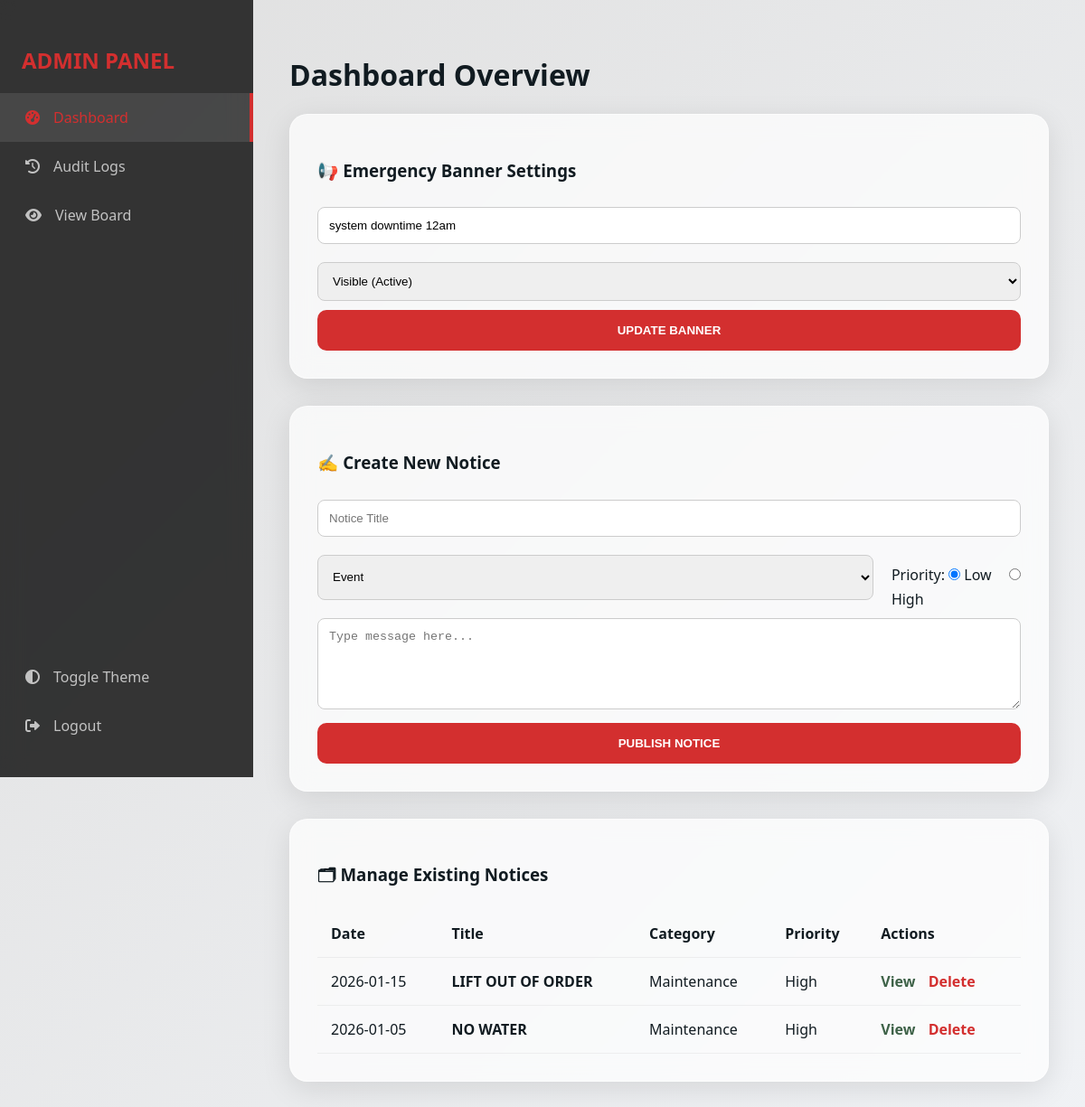
Before: /admin_post.php (signed in) with the older database file.
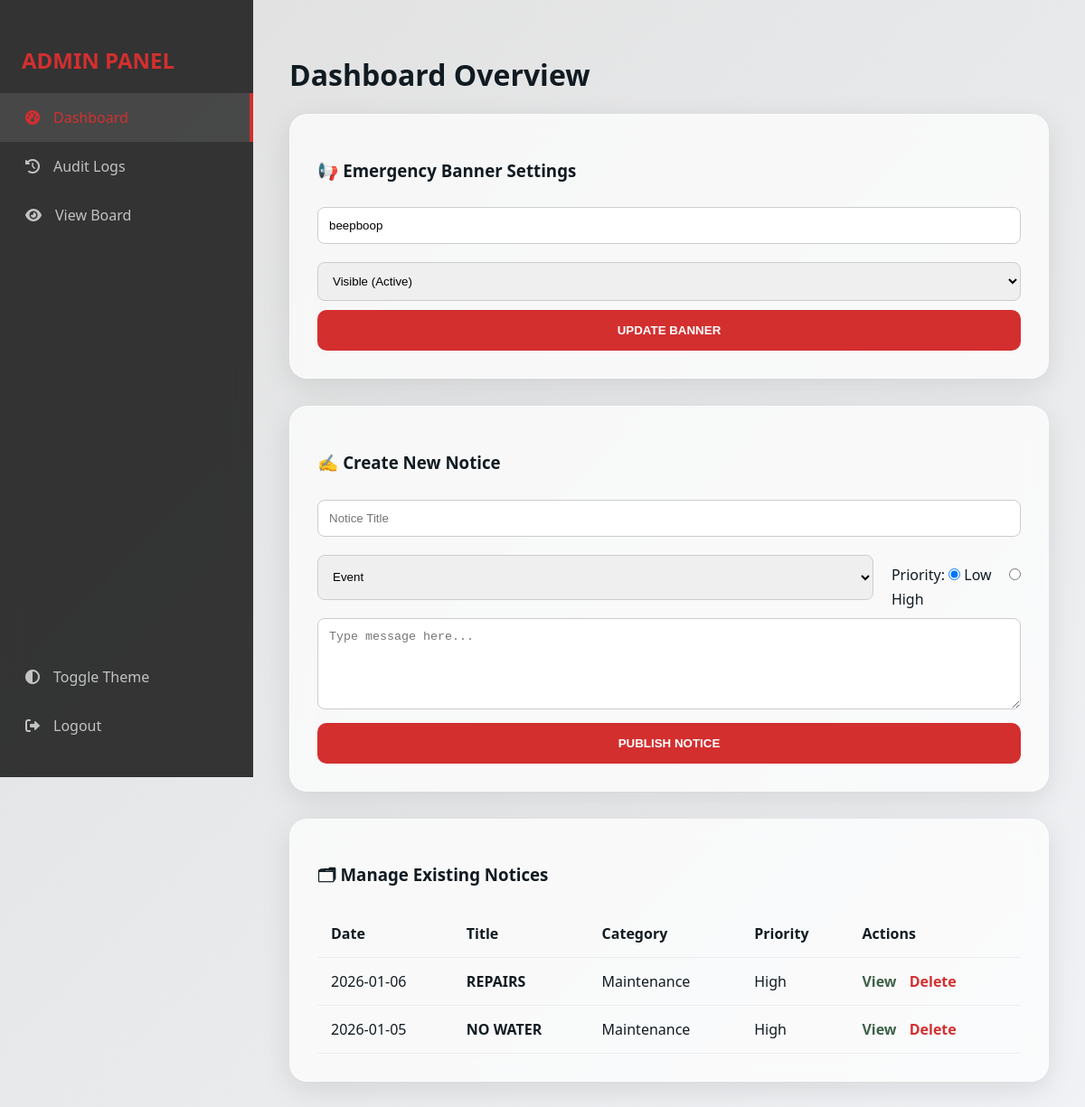
After: the same page with the newer database file.
### tables this page shows
CREATE TABLE `settings` (
  `setting_id` int(11) NOT NULL,
  `setting_key` varchar(50) DEFAULT NULL,
  `setting_name` varchar(100) DEFAULT NULL,
  `setting_value` varchar(255) DEFAULT NULL,
  `description` text DEFAULT NULL
);

CREATE TABLE `notices` (
  `notice_id` int(11) NOT NULL,
  `title` varchar(150) NOT NULL,
  `content` text NOT NULL,
  `category_id` int(11) DEFAULT NULL,
  `priority` enum('High','Medium','Low') DEFAULT 'Low',
  `user_id` int(11) DEFAULT NULL,
  `expiry_date` date DEFAULT NULL,
  `views` int(11) DEFAULT 0,
  `created_at` timestamp NOT NULL DEFAULT current_timestamp(),
  `category` varchar(100) DEFAULT NULL,
  `date` date DEFAULT NULL,
  `details` text DEFAULT NULL,
  `notice_date` date DEFAULT NULL
);

### admin_post.php (the view, shortened to what this page needs)
<?php
include 'database.php';
$banner_res = mysqli_query($conn, "SELECT setting_value FROM settings WHERE setting_key = 'banner_text'");
$current_banner = mysqli_fetch_assoc($banner_res)['setting_value'] ?? "";
$status_res = mysqli_query($conn, "SELECT setting_value FROM settings WHERE setting_key = 'banner_status'");
$current_status = mysqli_fetch_assoc($status_res)['setting_value'] ?? 'inactive';
$notices_result = mysqli_query($conn, "SELECT * FROM notices ORDER BY notice_date DESC");
?>
<!DOCTYPE html>
<html lang="en">
<head>
    <link href="https://cdnjs.cloudflare.com/ajax/libs/font-awesome/6.0.0/css/all.min.css" rel="stylesheet">
</head>
<body class="<?php echo (isset($_COOKIE['theme']) && $_COOKIE['theme'] == 'dark') ? 'dark-mode' : ''; ?>">
    <div class="sidebar">
        <h2 style="padding: 0 24px; color: var(--accent);">ADMIN PANEL</h2>
        <a href="admin_post.php" class="menu-item active"><i class="fas fa-tachometer-alt"></i> Dashboard</a>
        <a href="admin_logs.php" class="menu-item"><i class="fas fa-history"></i> Audit Logs</a>
        <a href="landing_page.php" class="menu-item"><i class="fas fa-eye"></i> View Board</a>
        <div style="flex-grow:1"></div>
        <div class="menu-item" onclick="toggleTheme()"><i class="fas fa-adjust"></i> Toggle Theme</div>
        <a href="logout.php" class="menu-item"><i class="fas fa-sign-out-alt"></i> Logout</a>
    </div>
    <div class="main-content">
        <h1>Dashboard Overview</h1>
        <div class="card">
            <h3>📢 Emergency Banner Settings</h3>
            <form action="update_banner.php" method="POST">
                <input type="text" name="banner_text" value="<?= htmlspecialchars($current_banner) ?>" placeholder="Enter alert message...">
                <select name="banner_status">
                    <option value="active" <?= ($current_status == 'active') ? 'selected' : '' ?>>Visible (Active)</option>
                </select>
                <button type="submit" class="btn-submit">UPDATE BANNER</button>
            </form>
        </div>
        <div class="card">
            <h3>✍️ Create New Notice</h3>
            <form action="post_notice_process.php" method="POST">
                <input type="text" name="title" placeholder="Notice Title" required>
                <div style="display: flex; gap: 20px;">
                    <select name="category">
                        <option value="Event">Event</option>
                    </select>
                    <div style="padding-top:15px;">
                        Priority:
                        <input type="radio" name="prio" value="low" checked style="width:auto;"> Low
                        <input type="radio" name="prio" value="high" style="width:auto; margin-left:15px;"> High
                    </div>
                </div>
                <textarea name="details" rows="5" placeholder="Type message here..."></textarea>
                <button type="submit" class="btn-submit">PUBLISH NOTICE</button>
            </form>
        </div>
        <div class="card">
            <h3>🗂 Manage Existing Notices</h3>
            <table>
                <thead>
                    <tr>
                        <th>Date</th><th>Title</th><th>Category</th><th>Priority</th><th>Actions</th>
                    </tr>
                </thead>
                <tbody>
                    <?php while($row = mysqli_fetch_assoc($notices_result)): ?>
                    <tr>
                        <td><?= $row['notice_date'] ?></td>
                        <td><b><?= htmlspecialchars($row['title']) ?></b></td>
                        <td><?= $row['category'] ?></td>
                        <td><span style="color: <?= ($row['priority'] == 'high') ? '#ef5350' : 'inherit' ?>"><?= ucfirst($row['priority']) ?></span></td>
                        <td class="action-links">
                            <a href="notice_detail.php?id=<?= $row['notice_id'] ?>" class="view-link">View</a>
                            <a href="delete_notice.php?id=<?= $row['notice_id'] ?>" class="delete-link" onclick="return confirm('Confirm Delete?')">Delete</a>
                        </td>
                    </tr>
                    <?php endwhile; ?>
                </tbody>
            </table>
        </div>
    </div>
</body>
</html>

Changed rows visible on the page:
removed notices: notice_date "2026-01-15", title "LIFT OUT OF ORDER", category "Maintenance", priority "High"
changed settings: banner_text "system downtime 12am" → "beepboop"
added notices: notice_date "2026-01-06", title "REPAIRS", category "Maintenance", priority "High"
